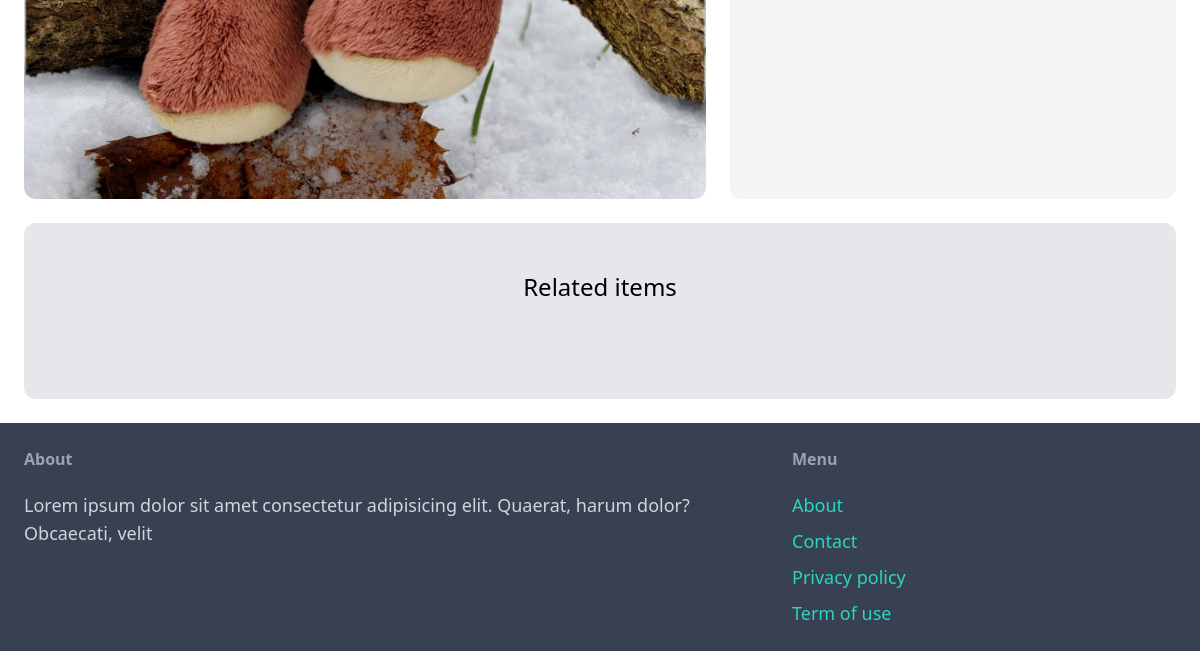
/items/1/ (lower part), run on an earlier commit of the app's database.
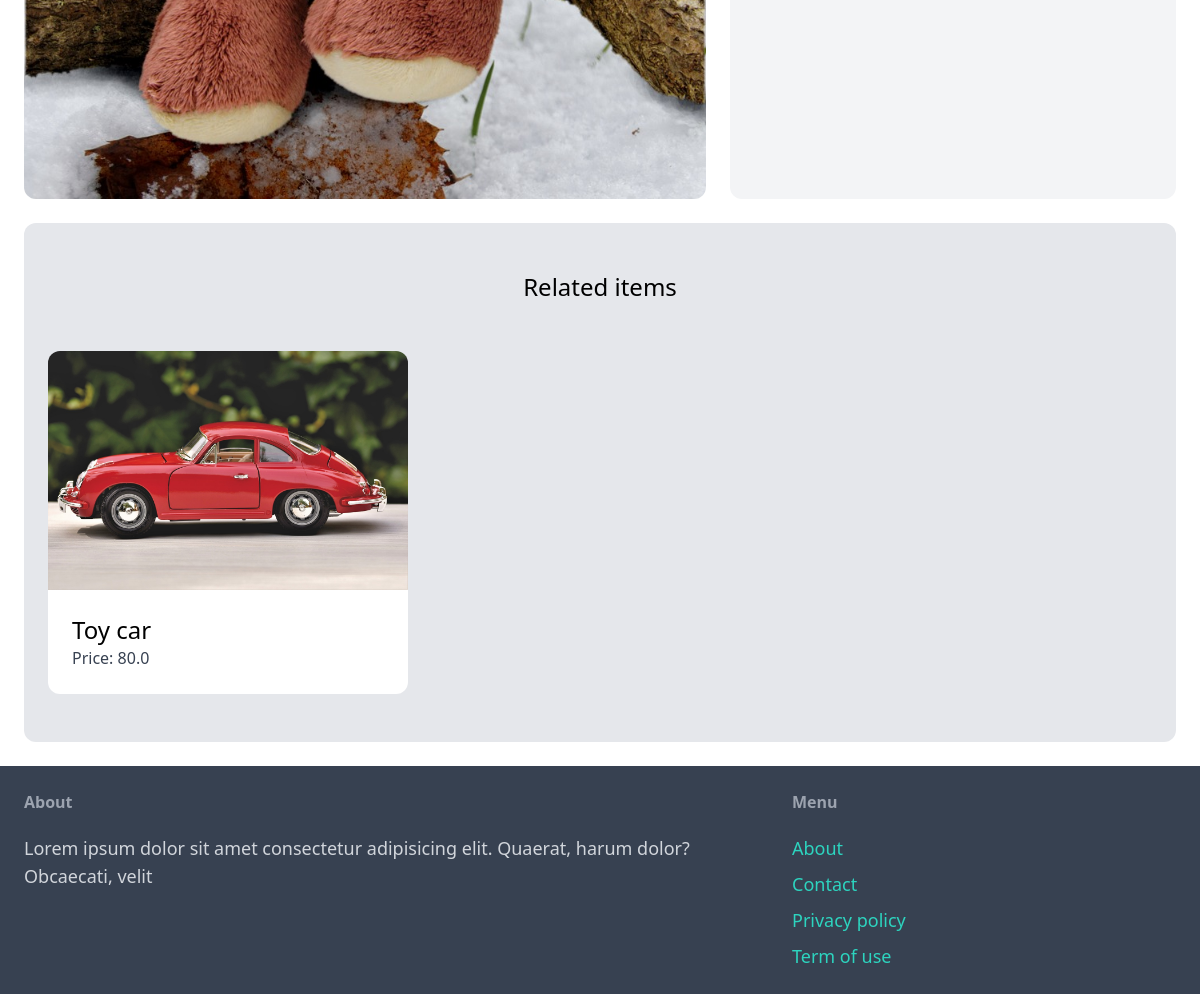
And on a later commit of the database.
### item/models.py (models this page shows, shortened)
class Item(models.Model):
    category = models.ForeignKey(Category, related_name='items', on_delete=models.CASCADE)
    name = models.CharField(max_length=255)
    description = models.TextField(blank=True, null=True)
    price = models.FloatField()
    image = models.ImageField(upload_to='item_images', blank=True, null=True)
    is_sold = models.BooleanField(default=False)
    created_by = models.ForeignKey(User, related_name='items', on_delete=models.CASCADE)
    created_at = models.DateTimeField(auto_now_add=True)

### item/views.py (the view)
# urls.py: path('<int:pk>/', views.detail, name='detail'),
def detail(request, pk):
    item = get_object_or_404(Item, pk=pk)
    related_items = Item.objects.filter(category=item.category, is_sold=False).exclude(pk=pk)[0:3]
    return render(request, 'item/detail.html', {
        'item': item,
        'related_items': related_items
    })

### item/templates/item/detail.html (shortened to what this page needs)
{% extends 'core/base.html' %}
{% block content %}
<div class="grid grid-cols-5 gap-6">
    <div class="col-span-3">
        <img src="{{ item.image.url }}" class="rounded-xl">
    </div>
    <div class="col-span-2 p-6 bg-gray-100 rounded-xl">
    </div>
</div>
<div class="mt-6 px-6 py-12 bg-gray-200 rounded-xl">
    <h2 class="mb-12 text-2xl text-center">Related items</h2>
    <div class="grid grid-cols-3 gap-3">
        {% for item in related_items %}
            <div>
                <a href="{% url 'item:detail' item.id %}">
                    <div>
                        <img src="{{ item.image.url }}" class="rounded-t-xl">
                    </div>
                    <div class="p-6 bg-white rounded-b-xl">
                        <h2 class="text-2xl">{{ item.name }}</h2>
                        <p class="text-gray-700">Price: {{ item.price }}</p>
                    </div>
                </a>
            </div>
        {% endfor %}
    </div>
</div>
{% endblock %}

What changed in the data, as far as the page shows it:
added Item: image (picture), name "Toy car", price "80.0"
